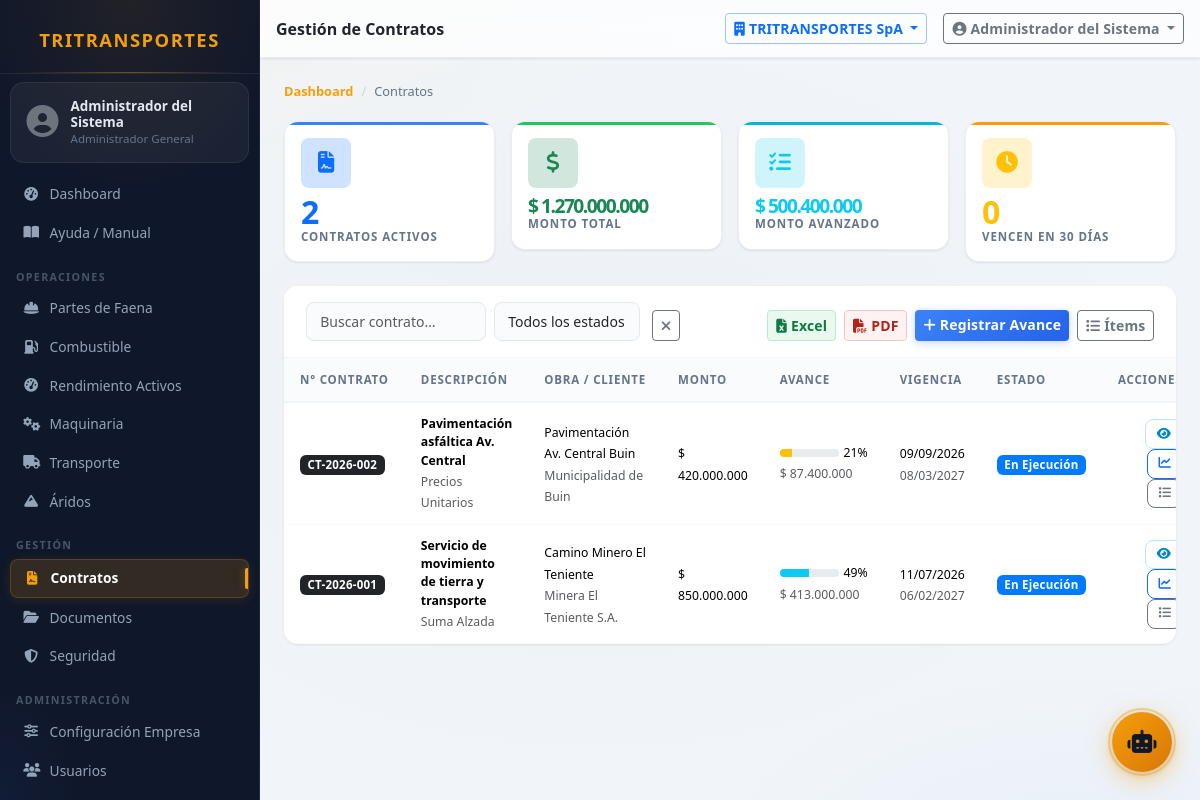
Page /modules/contratos/index.php (signed in) on the committed database.
### tables this page shows
CREATE TABLE IF NOT EXISTS contratos (
    id              INT UNSIGNED AUTO_INCREMENT PRIMARY KEY,
    empresa_id      INT UNSIGNED NOT NULL,
    obra_id         INT UNSIGNED,
    cliente_id      INT UNSIGNED,
    estado_id       INT UNSIGNED,
    numero          VARCHAR(50),
    descripcion     VARCHAR(255),
    tipo            VARCHAR(80),
    monto_contrato  DECIMAL(15,2) DEFAULT 0,
    fecha_inicio    DATE,
    fecha_termino   DATE,
    activo          TINYINT(1)   NOT NULL DEFAULT 1,
    created_at      DATETIME     NOT NULL DEFAULT CURRENT_TIMESTAMP,
    updated_at      DATETIME     NOT NULL DEFAULT CURRENT_TIMESTAMP ON UPDATE CURRENT_TIMESTAMP,
    CONSTRAINT fk_cont_emp   FOREIGN KEY (empresa_id) REFERENCES empresas(id),
    CONSTRAINT fk_cont_obra  FOREIGN KEY (obra_id)    REFERENCES obras(id)    ON DELETE SET NULL,
    CONSTRAINT fk_contratos_cli FOREIGN KEY (cliente_id) REFERENCES clientes(id) ON DELETE SET NULL,
    CONSTRAINT fk_cont_est   FOREIGN KEY (estado_id)  REFERENCES estados_contrato(id) ON DELETE SET NULL
);

CREATE TABLE IF NOT EXISTS obras (
    id          INT UNSIGNED AUTO_INCREMENT PRIMARY KEY,
    empresa_id  INT UNSIGNED NOT NULL,
    nombre      VARCHAR(150) NOT NULL,
    codigo      VARCHAR(30),
    cliente_id  INT UNSIGNED,
    descripcion TEXT,
    fecha_inicio DATE,
    fecha_termino DATE,
    estado      ENUM('activa','pausada','finalizada') NOT NULL DEFAULT 'activa',
    lat         DECIMAL(10,7),
    lng         DECIMAL(10,7),
    activo      TINYINT(1)   NOT NULL DEFAULT 1,
    created_at  DATETIME     NOT NULL DEFAULT CURRENT_TIMESTAMP,
    updated_at  DATETIME     NOT NULL DEFAULT CURRENT_TIMESTAMP ON UPDATE CURRENT_TIMESTAMP,
    CONSTRAINT fk_obra_emp FOREIGN KEY (empresa_id) REFERENCES empresas(id),
    CONSTRAINT fk_obra_cli FOREIGN KEY (cliente_id) REFERENCES clientes(id) ON DELETE SET NULL
);

CREATE TABLE IF NOT EXISTS clientes (
    id          INT UNSIGNED AUTO_INCREMENT PRIMARY KEY,
    empresa_id  INT UNSIGNED NOT NULL,
    razon_social VARCHAR(150) NOT NULL,
    rut         VARCHAR(20),
    tipo        ENUM('empresa','persona_natural') NOT NULL DEFAULT 'empresa',
    giro        VARCHAR(150),
    direccion   VARCHAR(200),
    ciudad      VARCHAR(100),
    telefono    VARCHAR(30),
    email       VARCHAR(120),
    activo      TINYINT(1)   NOT NULL DEFAULT 1,
    created_at  DATETIME     NOT NULL DEFAULT CURRENT_TIMESTAMP,
    updated_at  DATETIME     NOT NULL DEFAULT CURRENT_TIMESTAMP ON UPDATE CURRENT_TIMESTAMP,
    CONSTRAINT fk_cli_emp FOREIGN KEY (empresa_id) REFERENCES empresas(id)
);

CREATE TABLE IF NOT EXISTS estados_contrato (
    id     INT UNSIGNED AUTO_INCREMENT PRIMARY KEY,
    nombre VARCHAR(80)  NOT NULL,
    color  VARCHAR(20)  NOT NULL DEFAULT '#6c757d',
    activo TINYINT(1)   NOT NULL DEFAULT 1,
    UNIQUE KEY uq_nombre (nombre)
);

### core/Auth.php (called while the page is built, shortened)
<?php
class Auth {
    public static function check(): bool {
        return !empty($_SESSION['user_id']);
    }
    public static function can(string $modulo, string $accion = 'ver'): bool {
        if (self::isAdmin()) return true;
        return in_array("{$modulo}:{$accion}", $_SESSION['permisos'] ?? [], true);
    }
    public static function isAdmin(): bool {
        return ($_SESSION['rol_nombre'] ?? '') === 'Administrador General';
    }
    public static function empresaId(): int {
        return (int)($_SESSION['empresa_id'] ?? 0);
    }
}

### core/Tenant.php (called while the page is built, shortened)
<?php
class Tenant
{
    private static bool $ocupado = false;
    private static ?array $tablasTenant = null;
    public static function tablasTenant(): array
    {
        if (self::$tablasTenant !== null) return self::$tablasTenant;
        $cache = ROOT . '/logs/.tenant_tablas.php';
        try {
            $filas = DB::all(
                "SELECT TABLE_NAME AS t FROM information_schema.COLUMNS
                 WHERE TABLE_SCHEMA = DATABASE() AND COLUMN_NAME = 'empresa_id'"
            );
            $lista = array_column($filas, 't');
        } catch (Throwable) {
            $lista = [];
        }
        return self::$tablasTenant = $lista;
    }
    public static function revisar(string $sql): ?string
    {
        $limpio = self::normalizar($sql);
        $verbo  = strtoupper(strtok(ltrim($limpio), " \t\n("));
        $tablas = self::tablasReferenciadas($limpio, $verbo);
        $sensibles = array_intersect($tablas, self::tablasTenant());
        if (!$sensibles) return null;
        if (stripos($limpio, 'empresa_id') !== false) return null;
        return 'Consulta sobre ' . implode(', ', $sensibles) . ' sin filtro empresa_id';
    }
    public static function verificar(string $sql): void
    {
        $modo = defined('TENANT_MODO') ? TENANT_MODO : 'auditar';
        if ($modo === 'off' || self::$ocupado) return;
        self::$ocupado = true;
        try {
            $motivo = self::revisar($sql);
            if ($motivo === null) return;
        } finally {
            self::$ocupado = false;
        }
    }
    public static function normalizar(string $sql): string
    {
        $sql = preg_replace('/--[^\n]*/', ' ', $sql);
        $sql = preg_replace('/\/\*.*?\*\//s', ' ', $sql);
        return trim(preg_replace('/\s+/', ' ', $sql));
    }
    public static function tablasReferenciadas(string $sql, string $verbo): array
    {
        $tablas = [];
        $cte = [];
        if (preg_match_all('/\b([a-z_][a-z0-9_]*)\s+AS\s*\(/i', $sql, $m)) {
            $cte = array_map('strtolower', $m[1]);
        }
        $patrones = [
            '/\bFROM\s+`?([a-z_][a-z0-9_]*)`?/i',
            '/\bJOIN\s+`?([a-z_][a-z0-9_]*)`?/i',
            '/\bUPDATE\s+`?([a-z_][a-z0-9_]*)`?/i',
            '/\bINSERT\s+INTO\s+`?([a-z_][a-z0-9_]*)`?/i',
        ];
        foreach ($patrones as $p) {
            if (preg_match_all($p, $sql, $m)) {
                foreach ($m[1] as $t) {
                    $t = strtolower($t);
                    $tablas[] = $t;
                }
            }
        }
        return array_values(array_unique($tablas));
    }
}

### config/database.php (called while the page is built, shortened)
<?php
class DB {
    private static ?PDO $pdo = null;
    public static function conn(): PDO {
        if (self::$pdo === null) {
            $dsn = sprintf('mysql:host=%s;port=%s;dbname=%s;charset=%s', DB_HOST, DB_PORT, DB_NAME, DB_CHARSET);
            self::$pdo = new PDO($dsn, DB_USER, DB_PASS, [
                PDO::ATTR_ERRMODE            => PDO::ERRMODE_EXCEPTION,
                PDO::ATTR_DEFAULT_FETCH_MODE => PDO::FETCH_ASSOC,
                PDO::ATTR_EMULATE_PREPARES   => false,
            ]);
        }
        return self::$pdo;
    }
    public static function run(string $sql, array $p = []): PDOStatement {
        if (class_exists('Tenant')) {
            Tenant::verificar($sql);
        }
        $stmt = self::conn()->prepare($sql);
        $stmt->execute($p);
        return $stmt;
    }
    public static function all(string $sql, array $p = []): array {
        return self::run($sql, $p)->fetchAll();
    }
    public static function one(string $sql, array $p = []): array|false {
        return self::run($sql, $p)->fetch();
    }
    public static function count(string $sql, array $p = []): int {
        return (int) self::run($sql, $p)->fetchColumn();
    }
}

### modules/contratos/index.php (the view, shortened to what this page needs)
<?php
$emp  = Auth::empresaId();
$hoy  = date('Y-m-d');
$kpiActivos   = DB::count("SELECT COUNT(*) FROM contratos WHERE empresa_id=? AND activo=1", [$emp]);
$kpiMonto     = DB::one("SELECT COALESCE(SUM(monto_contrato),0) AS t FROM contratos WHERE empresa_id=? AND activo=1", [$emp]);
$kpiAvanzado  = DB::one("SELECT COALESCE(SUM(monto),0) AS t FROM avances_contrato av INNER JOIN contratos c ON c.id=av.contrato_id WHERE c.empresa_id=?", [$emp]);
$kpiVencen30  = DB::count("SELECT COUNT(*) FROM contratos WHERE empresa_id=? AND activo=1 AND fecha_termino BETWEEN ? AND DATE_ADD(?,INTERVAL 30 DAY)", [$emp, $hoy, $hoy]);
$buscar  = get('q');
$estado  = getInt('estado_id');
$page    = getInt('page', 1);
$where  = "WHERE c.empresa_id=? AND c.activo=1";
$params = [$emp];
$total = DB::count("SELECT COUNT(*) FROM contratos c $where", $params);
$pag   = paginate($total, $page);
$rows = DB::all(
    "SELECT c.*,
            o.nombre AS obra_nombre,
            cl.razon_social AS cliente_nombre,
            ec.nombre AS estado_nombre,
            ec.color AS estado_color,
            COALESCE((SELECT SUM(monto) FROM avances_contrato WHERE contrato_id=c.id),0) AS monto_avanzado
     FROM contratos c
     LEFT JOIN obras o           ON o.id=c.obra_id
     LEFT JOIN clientes cl       ON cl.id=c.cliente_id
     LEFT JOIN estados_contrato ec ON ec.id=c.estado_id
     $where
     ORDER BY c.fecha_inicio DESC, c.id DESC
     LIMIT {$pag['limit']} OFFSET {$pag['offset']}",
    $params
);
include ROOT . '/includes/header.php';
?>
<nav aria-label="breadcrumb"><ol class="breadcrumb">
    <li class="breadcrumb-item"><a href="<?= APP_URL ?>/modules/dashboard/">Dashboard</a></li>
    <li class="breadcrumb-item active">Contratos</li>
</ol></nav>
<div class="row g-3 mb-4">
    <div class="col-6 col-md-3">
        <div class="card kpi-card kpi-blue">
            <div class="card-body p-3">
                <div class="kpi-icon bg-primary-subtle text-primary mb-2"><i class="fas fa-file-contract"></i></div>
                <div class="kpi-value text-primary" data-count="<?= $kpiActivos ?>"><?= $kpiActivos ?></div>
                <div class="kpi-label">Contratos Activos</div>
            </div>
        </div>
    </div>
    <div class="col-6 col-md-3">
        <div class="card kpi-card kpi-green">
            <div class="card-body p-3">
                <div class="kpi-icon bg-success-subtle text-success mb-2"><i class="fas fa-dollar-sign"></i></div>
                <div class="kpi-value text-success" style="font-size:1.2rem"><?= formatMoney((float)$kpiMonto['t']) ?></div>
                <div class="kpi-label">Monto Total</div>
            </div>
        </div>
    </div>
    <div class="col-6 col-md-3">
        <div class="card kpi-card kpi-cyan">
            <div class="card-body p-3">
                <div class="kpi-icon bg-info-subtle text-info mb-2"><i class="fas fa-tasks"></i></div>
                <div class="kpi-value text-info" style="font-size:1.2rem"><?= formatMoney((float)$kpiAvanzado['t']) ?></div>
                <div class="kpi-label">Monto Avanzado</div>
            </div>
        </div>
    </div>
    <div class="col-6 col-md-3">
        <div class="card kpi-card kpi-amber">
            <div class="card-body p-3">
                <div class="kpi-icon bg-warning-subtle text-warning mb-2"><i class="fas fa-clock"></i></div>
                <div class="kpi-value text-warning" data-count="<?= $kpiVencen30 ?>"><?= $kpiVencen30 ?></div>
                <div class="kpi-label">Vencen en 30 días</div>
            </div>
        </div>
    </div>
</div>
<div class="card table-card">
    <div class="card-header">
        <form class="row g-2 align-items-end" method="GET">
            <div class="col-auto">
                <input type="text" name="q" class="form-control form-control-sm" placeholder="Buscar contrato…"
                       value="<?= h($buscar) ?>" style="width:180px">
            </div>
            <div class="col-auto">
                <select name="estado_id" class="form-select form-select-sm" style="min-width:130px">
                    <option value="">Todos los estados</option>
                </select>
            </div>
            <div class="col-auto">
                <a href="?" class="btn btn-sm btn-outline-secondary ms-1"><i class="fas fa-times"></i></a>
            </div>
            <div class="col-auto ms-auto d-flex gap-2">
                <?= botonesExportacion('contratos', ['q' => $buscar, 'estado_id' => $estado]) ?>
                <?php if (Auth::can('contratos', 'crear')): ?>
                <a href="avance" class="btn btn-sm btn-primary fw-semibold">
                    <i class="fas fa-plus me-1"></i>Registrar Avance
                </a>
                <a href="items" class="btn btn-sm btn-outline-secondary">
                    <i class="fas fa-list me-1"></i>Ítems
                </a>
                <?php endif; ?>
            </div>
        </form>
    </div>
    <?php if (Auth::can('contratos', 'ver')): ?>
    <div class="table-responsive">
        <table class="table table-hover mb-0">
            <thead>
                <tr>
                    <th>N° Contrato</th>
                    <th>Descripción</th>
                    <th>Obra / Cliente</th>
                    <th>Monto</th>
                    <th>Avance</th>
                    <th>Vigencia</th>
                    <th>Estado</th>
                    <th class="text-end">Acciones</th>
                </tr>
            </thead>
            <tbody>
            <?php foreach ($rows as $r): ?>
            <?php
                $pct = $r['monto_contrato'] > 0 ? min(100, round(($r['monto_avanzado'] / $r['monto_contrato']) * 100)) : 0;
                $pctColor = $pct >= 100 ? 'success' : ($pct >= 70 ? 'primary' : ($pct >= 40 ? 'info' : 'warning'));
                $venceProx = $r['fecha_termino'] && $r['fecha_termino'] <= date('Y-m-d', strtotime('+30 days'));
            ?>
            <tr>
                <td><span class="badge bg-dark"><?= h($r['numero'] ?? 'S/N') ?></span></td>
                <td>
                    <div class="fw-semibold small"><?= h(mb_substr($r['descripcion'] ?? '', 0, 45)) ?></div>
                    <small class="text-muted"><?= h($r['tipo'] ?? '') ?></small>
                </td>
                <td>
                    <small><?= h($r['obra_nombre'] ?? '—') ?></small>
                    <?php if ($r['cliente_nombre']): ?><br><small class="text-muted"><?= h($r['cliente_nombre']) ?></small><?php endif; ?>
                </td>
                <td><small><?= formatMoney((float)$r['monto_contrato']) ?></small></td>
                <td style="min-width:120px">
                    <div class="d-flex align-items-center gap-1">
                        <div class="progress flex-grow-1" style="height:8px">
                            <div class="progress-bar bg-<?= $pctColor ?>" style="width:<?= $pct ?>%"></div>
                        </div>
                        <small class="text-nowrap"><?= $pct ?>%</small>
                    </div>
                    <small class="text-muted"><?= formatMoney((float)$r['monto_avanzado']) ?></small>
                </td>
                <td>
                    <small><?= $r['fecha_inicio'] ? formatDate($r['fecha_inicio']) : '—' ?></small>
                    <?php if ($r['fecha_termino']): ?>
                    <br><small class="<?= $venceProx ? 'text-danger fw-bold' : 'text-muted' ?>">
                        <?= formatDate($r['fecha_termino']) ?>
                    </small>
                    <?php endif; ?>
                </td>
                <td>
                    <?php if ($r['estado_nombre']): ?>
                    <span class="badge" style="background:<?= h($r['estado_color'] ?? '#6c757d') ?>"><?= h($r['estado_nombre']) ?></span>
                    <?php endif; ?>
                </td>
                <td class="text-end">
                    <button type="button" class="btn btn-sm btn-outline-info btn-action btn-view js-view" data-vista="contratos" data-id="<?= $r['id'] ?>" title="Visualizar">
                        <i class="fas fa-eye"></i>
                    </button>
                    <?php if (Auth::can('contratos', 'crear')): ?>
                    <a href="avance?contrato_id=<?= $r['id'] ?>" class="btn btn-sm btn-outline-primary btn-action" title="Registrar avance">
                        <i class="fas fa-chart-line"></i>
                    </a>
                    <?php endif; ?>
                    <a href="items?contrato_id=<?= $r['id'] ?>" class="btn btn-sm btn-outline-secondary btn-action" title="Ver ítems">
                        <i class="fas fa-list"></i>
                    </a>
                </td>
            </tr>
            <?php endforeach; ?>
            </tbody>
        </table>
    </div>
    <?php endif; ?>
</div>
<?php include ROOT . '/includes/footer.php'; ?>

### rows in the picture
contratos: numero "CT-2026-002", descripcion "Pavimentación asfáltica Av. Central", tipo "Precios Unitarios", obra.nombre "Pavimentación Av. Central Buin", cliente.razon_social "Municipalidad de Buin", monto_contrato "$ 420.000.000", pct "21", monto_avanzado "$ 87.400.000", fecha_inicio "09/09/2026", fecha_termino "08/03/2027", estado.nombre "En Ejecución"
contratos: numero "CT-2026-001", descripcion "Servicio de movimiento de tierra y transporte", tipo "Suma Alzada", obra.nombre "Camino Minero El Teniente", cliente.razon_social "Minera El Teniente S.A.", monto_contrato "$ 850.000.000", pct "49", monto_avanzado "$ 413.000.000", fecha_inicio "11/07/2026", fecha_termino "06/02/2027", estado.nombre "En Ejecución"

### other values in the picture
Auth::user()['nombre'] "Administrador del Sistema"
Auth::rolNombre() "Administrador General"
$label "Dashboard Ayuda / Manual Partes de Faena Combustible Rendimiento Activos Maquinaria Transporte Áridos Contratos Documentos Seguridad Configuración Empresa Usuarios"
$label "OPERACIONES GESTIÓN ADMINISTRACIÓN"
$pageTitle "Gestión de Contratos"
$empActiva "TRITRANSPORTES SpA"
$kpiActivos "2"
formatMoney((float)$kpiMonto['t']) "$ 1.270.000.000"
formatMoney((float)$kpiAvanzado['t']) "$ 500.400.000"
$kpiVencen30 "0"
